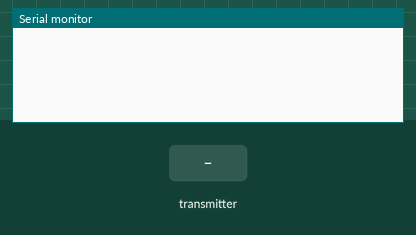
A sketch run on a simulated ESP32. Shown: the last lines printed to the serial monitor. The test bench sets the inputs (shaded band).

Above: at 1.2 s.
1.3 s: the transmitter starts sending fim = 0
At 1.61 s:
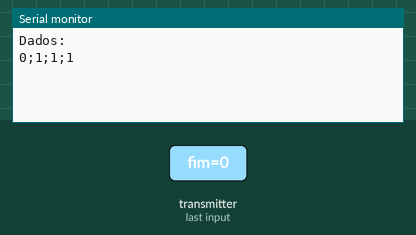
2.8 s: the transmitter starts sending id = 1
At 3.11 s:
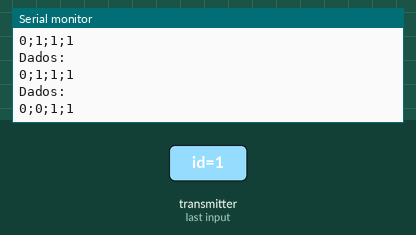

Measured:
- after the input at 1.3 s, the serial monitor: prints a new line at once (image 1)
- after the input at 2.8 s, the serial monitor: prints a new line at once (image 2)

The sketch:

Mestre.ino
```cpp
//------------------BIBLIOTECAS---------------------------
#include <esp_now.h>
#include <WiFi.h>
//----------------PARAMETROS COMUNICAÇÃO------------------
bool pronto[4] = {true, true, true, true};  //Confirmação de funcionamento dos módulos
String  str;                                //String para finalizar a leitura da serial
//----------------------ESPNOW----------------------------
uint8_t moduloAddress0[] = {0x08, 0xB6, 0x1F, 0x2A, 0xF5, 0xC0};  //Endereço dos módulos
uint8_t moduloAddress1[] = {0xD4, 0xD4, 0xDA, 0x5D, 0x50, 0x8C};
uint8_t moduloAddress2[] = {0xD4, 0xD4, 0xDA, 0x5C, 0xFF, 0x84};
uint8_t moduloAddress3[] = {0xD4, 0xD4, 0xDA, 0x59, 0xD8, 0xC8};
esp_now_peer_info_t peerInfo;                                     //Variavel de pareamento

typedef struct Edados{    //Estrutura dos dados enviados pela mestre
  int x;                  //Quantidade de pulsos que o módulo deve atingir
};

typedef struct Rdados{    //Estrutura dos dados recebidos pela mestre
  bool fim;               //Flag informando a finalização do movimento
  int id;                 //Identificação do módulo
} Rdados;

Edados mot;               //Variavel do tipo de envio da mestre
Rdados myData;            //Variavel do tipo de recebimento da mestre
//--------------------------------------------------------

//########################################################
//---------------------FUNÇÕES----------------------------
//########################################################

//-------------ENVIO DOS DADOS POR ESPNOW-----------------

void OnDataSent(const uint8_t *mac_addr, esp_now_send_status_t status){
  char macStr[18];
  snprintf(macStr, sizeof(macStr), "%02x:%02x:%02x:%02x:%02x:%02x",
           mac_addr[0], mac_addr[1], mac_addr[2], mac_addr[3], mac_addr[4], mac_addr[5]);
  //*
  Serial.print(macStr);
  Serial.print(" send status:\t");
  Serial.println(status == ESP_NOW_SEND_SUCCESS ? "Sucesso no envio" : "Falha no envio");
  //*/
}

//-------------RECEBIMENTO DOS DADOS POR ESPNOW-------------------

void OnDataRecv(const uint8_t * mac, const uint8_t *incomingData, int len) {
  memcpy(&myData, incomingData, sizeof(myData));
  pronto[myData.id] = myData.fim;
  printar();
}

//------------------REALIZA PAREAMENTO--------------------

void setup_peer(){
  esp_now_register_send_cb(OnDataSent);

  peerInfo.channel = 0;
  peerInfo.encrypt = false;
  //registrar pareamento 0
  memcpy(peerInfo.peer_addr, moduloAddress0, 6);
  if (esp_now_add_peer(&peerInfo) != ESP_OK){
    Serial.println("Falha pareamento 0");
    return;
  }
  //registrar pareamento 1
  memcpy(peerInfo.peer_addr, moduloAddress1, 6);
  if (esp_now_add_peer(&peerInfo) != ESP_OK){
    Serial.println("Falha pareamento 1");
    return;
  }
  //registrar pareamento 2
  memcpy(peerInfo.peer_addr, moduloAddress2, 6);
  if (esp_now_add_peer(&peerInfo) != ESP_OK){
    Serial.println("Falha pareamento 2");
    return;
  }
  //registrar pareamento 3
  memcpy(peerInfo.peer_addr, moduloAddress3, 6);
  if (esp_now_add_peer(&peerInfo) != ESP_OK){
    Serial.println("Falha pareamento 3");
    return;
  }
}

//-----------------ATIVA ESPNOW---------------------

void ativar_ESPNOW() {
  WiFi.mode(WIFI_STA);
  if (esp_now_init() != ESP_OK) {
    return;
  }
  setup_peer();
  esp_now_register_recv_cb(OnDataRecv);
}

//--------------COMUNICAÇÃO PYTHON------------------

void printar(){
  Serial.println("Dados:");
  Serial.print(pronto[0]);
  Serial.print(";");
  Serial.print(pronto[1]);
  Serial.print(";");
  pronto[2]=true;
  Serial.print(pronto[2]);
  Serial.print(";");
  pronto[3]=true;
  Serial.println(pronto[3]);
}

//-----------------ENVAR DADOS---------------------

int env(){
  if (pronto[0] && pronto[1]){
    //memset(pronto, false, sizeof(pronto));
    esp_err_t result = esp_now_send(0, (uint8_t *) &mot, sizeof(Edados));
  }
}

void setup() {
  Serial.begin(115200);
  ativar_ESPNOW();  //Ativa o ESPNOW
  mot.x = 0;        //Posição inicial dos módulos
}

void loop() {
  if(Serial.available()){
    mot.x = Serial.parseInt();
    str = Serial.readStringUntil('\n');
    env();
  }
}
```
